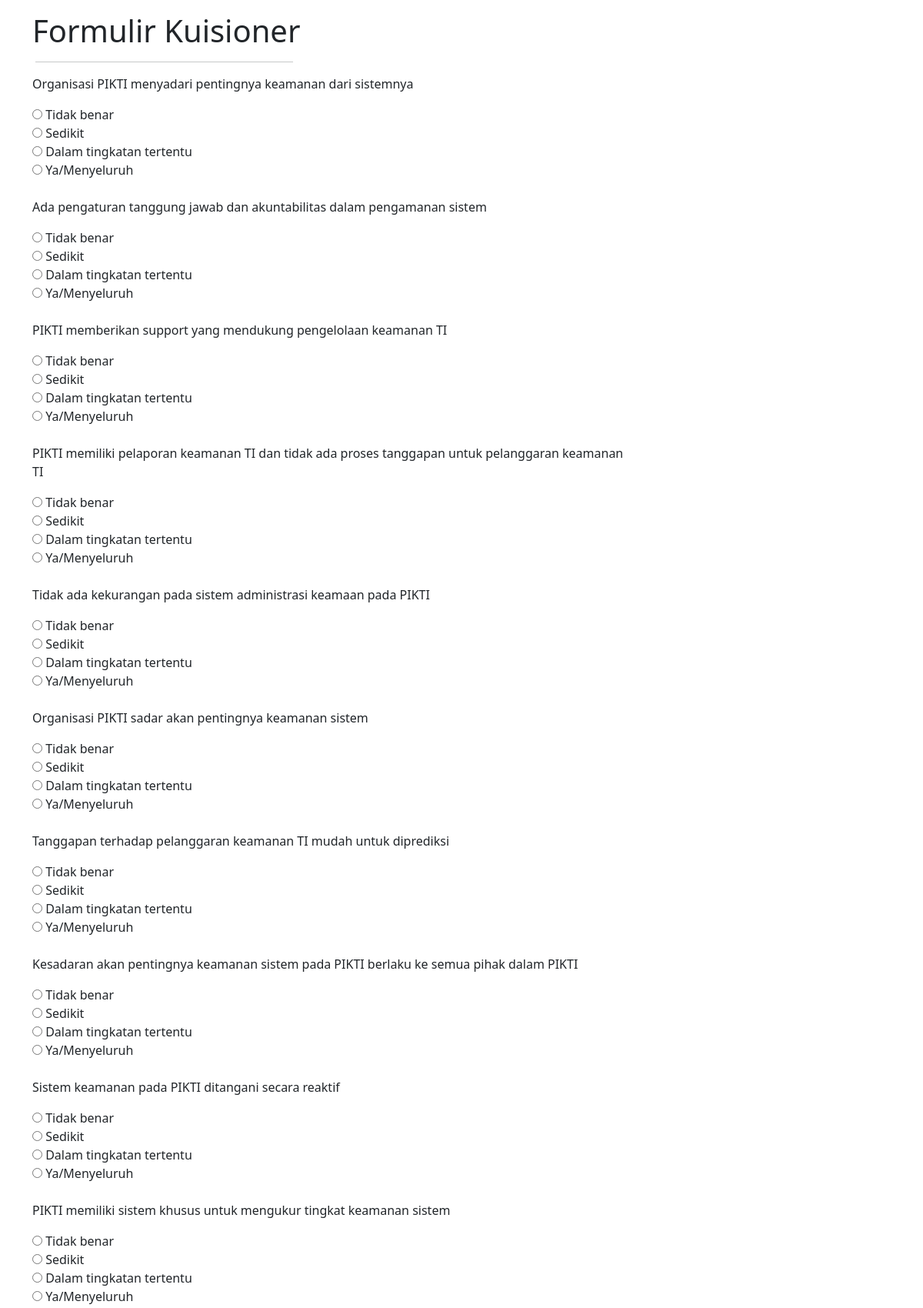
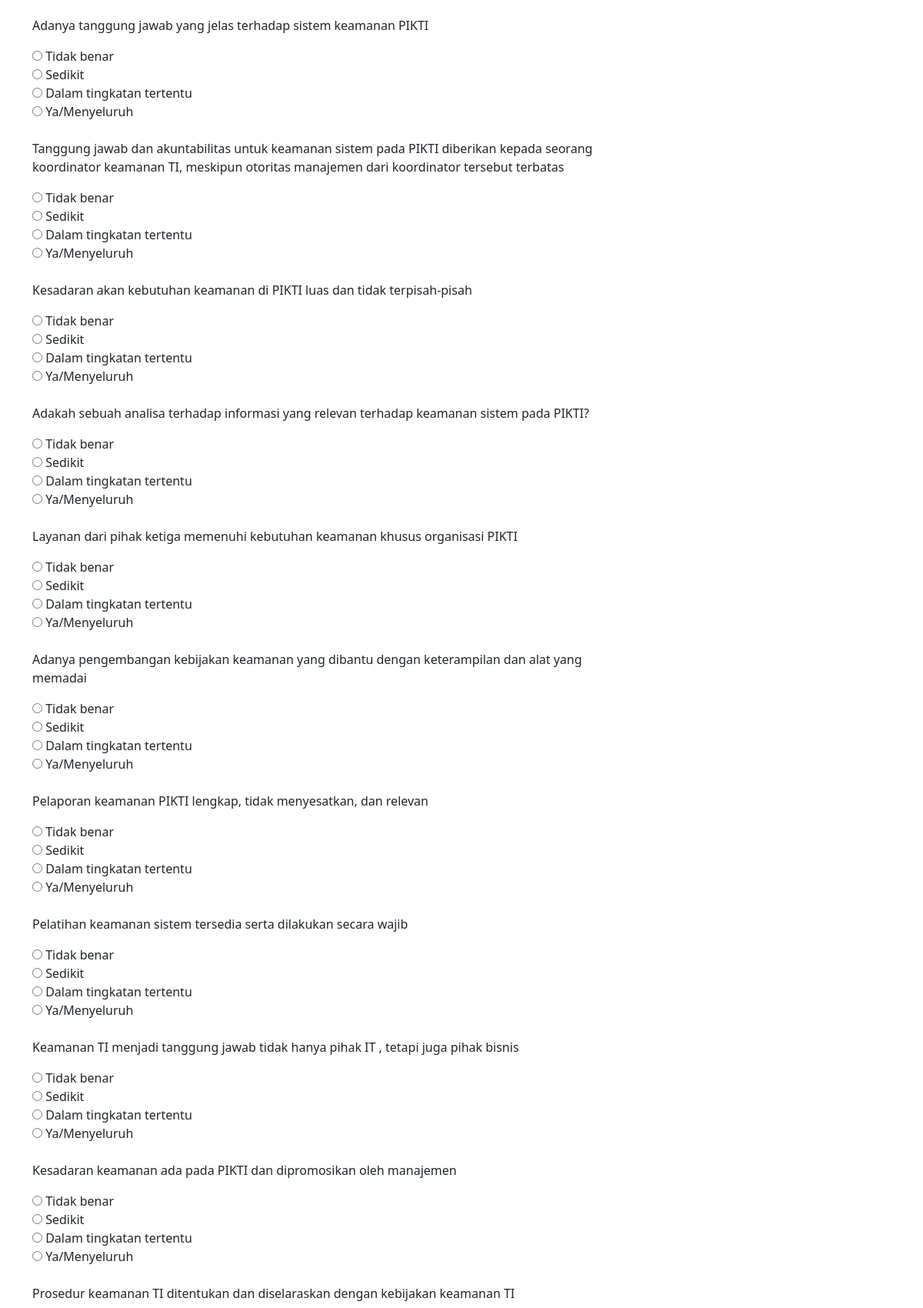
The app's page /Frontend/pertanyaan/6 (upper part) with its own data (2 pictures, top to bottom).
### tables this page shows
CREATE TABLE `kuisioner` (
  `id` int(11) NOT NULL,
  `id_kategori` int(11) NOT NULL,
  `pertanyaan` varchar(255) NOT NULL,
  `level` int(11) NOT NULL
);

### application/controllers/Frontend.php (called while the page is built, shortened)
<?php
class Frontend extends CI_Controller {
    function __construct() {
		$this->load->model('Dashboard_model');
	}
   public function pertanyaan($id)
   {
		$data['kuisioner'] = $this->Dashboard_model->ambil_where('kuisioner','id_kategori',$id);
		$this->load->view('frontend/kuisioner',$data);
   }
}

### index.php (called while the page is built, shortened)
<?php
require_once BASEPATH.'core/CodeIgniter.php';

### application/models/Dashboard_model.php (called while the page is built, shortened)
<?php
class Dashboard_model extends CI_Model {
	function ambil_where($table,$field,$id)
	{
		$this->db->select('*');
		$this->db->from($table);
		$this->db->where($field, $id);
		$this->db->order_by('id','ASC');
		return $this->db->get()->result();
	}
}
?>

### application/views/frontend/kuisioner.php (the view, shortened to what this page needs)
<!DOCTYPE html>
<html lang="en">
<head>
    <link href="https://cdn.jsdelivr.net/npm/bootstrap@5.0.0-beta3/dist/css/bootstrap.min.css" rel="stylesheet" />
</head>
<body>
    <div class="navbar navbar-inverse navbar-fixed-top">
    </div>
    <div class="container">
        <div class="mb-2 col-lg-12">
            <div class="page-header">
                <h1 id="forms">Formulir Kuisioner</h1>
            </div>
        </div>
        <hr class="mt-3 ms-1" style="width:30%;text-align:left;margin-left:0">
        <div class="row">
            <div class="col-lg-10">
                <form class="form-horizontal" action="<?= base_url('Frontend/p_hasil/'.$this->uri->segment(3));?>" method="post">
                        <fieldset>
                            <div id="po" class="form-group">
                                <div class="mb-3 col-lg-10">
                                    <?php foreach($kuisioner as $get) {?>
                                    <p> <?= $get->pertanyaan;?> </p>
                                    <input type="radio" id="html" name="<?= $get->id;?>" value="0">
                                    <label for="html">Tidak benar</label><br>
                                    <input type="radio" id="html" name="<?= $get->id;?>" value="0.33">
                                    <label for="html">Sedikit</label><br>
                                    <input type="radio" id="html" name="<?= $get->id;?>" value="0.67">
                                    <label for="html">Dalam tingkatan tertentu</label><br>
                                    <input type="radio" id="html" name="<?= $get->id;?>" value=" 1">
                                    <label for="html">Ya/Menyeluruh</label><br>
                                    <br>
                                    <?php } ?>
                                </div>
                            </div>
                        </fieldset>
                </form>
            </div>
        </div>
    </div>
</body>
</html>

### records on screen
kuisioner: pertanyaan "Organisasi PIKTI menyadari pentingnya keamanan dari sistemnya"
kuisioner: pertanyaan "Ada pengaturan tanggung jawab dan akuntabilitas dalam pengamanan sistem"
kuisioner: pertanyaan "PIKTI memberikan support yang mendukung pengelolaan keamanan TI"
kuisioner: pertanyaan "PIKTI memiliki pelaporan keamanan TI dan tidak ada proses tanggapan untuk pelanggaran keamanan TI"
kuisioner: pertanyaan "Tidak ada kekurangan pada sistem administrasi keamaan pada PIKTI"
kuisioner: pertanyaan "Organisasi PIKTI sadar akan pentingnya keamanan sistem"
kuisioner: pertanyaan "Tanggapan terhadap pelanggaran keamanan TI mudah untuk diprediksi"
kuisioner: pertanyaan "Kesadaran akan pentingnya keamanan sistem pada PIKTI berlaku ke semua pihak dalam PIKTI"
kuisioner: pertanyaan "Sistem keamanan pada PIKTI ditangani secara reaktif"
kuisioner: pertanyaan "PIKTI memiliki sistem khusus untuk mengukur tingkat keamanan sistem"
kuisioner: pertanyaan "Adanya tanggung jawab yang jelas terhadap sistem keamanan PIKTI"
kuisioner: pertanyaan "Tanggung jawab dan akuntabilitas untuk keamanan sistem pada PIKTI diberikan kepada seorang koordinator keamanan TI, meskipun otoritas manajemen dari koordinator tersebut terbatas"
kuisioner: pertanyaan "Kesadaran akan kebutuhan keamanan di PIKTI luas dan tidak terpisah-pisah"
kuisioner: pertanyaan "Adakah sebuah analisa terhadap informasi yang relevan terhadap keamanan sistem pada PIKTI?"
kuisioner: pertanyaan "Layanan dari pihak ketiga memenuhi kebutuhan keamanan khusus organisasi PIKTI"
kuisioner: pertanyaan "Adanya pengembangan kebijakan keamanan yang dibantu dengan keterampilan dan alat yang memadai"
kuisioner: pertanyaan "Pelaporan keamanan PIKTI lengkap, tidak menyesatkan, dan relevan"
kuisioner: pertanyaan "Pelatihan keamanan sistem tersedia serta dilakukan secara wajib"
kuisioner: pertanyaan "Keamanan TI menjadi tanggung jawab tidak hanya pihak IT , tetapi juga pihak bisnis"
kuisioner: pertanyaan "Kesadaran keamanan ada pada PIKTI dan dipromosikan oleh manajemen"
kuisioner: pertanyaan "Prosedur keamanan TI ditentukan dan diselaraskan dengan kebijakan keamanan TI"
